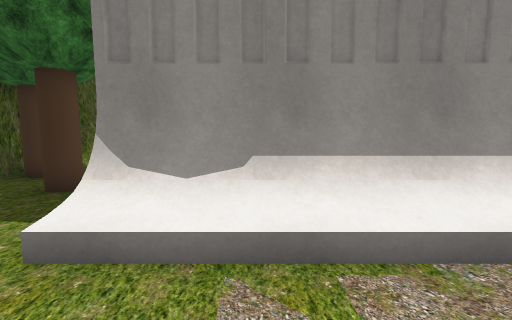
[1] (above)

22 first-person views from a walk through a Unity game level. The camera is 1.2 m above the floor, tilts 6° down and sees 90° across. The floor is counted in squares, 1 m on a side. Each view is taken from the middle of a square. On the plan, view 1 faces up. The plan holds only what a view shows up to about 12 squares ahead; the rest is blank. The place goes on beyond the plan. Some trees and plants on the terrain are drawn as simple stand-ins. The player is left out. Some animated figures are not drawn. Some surface patterns are stand-ins.

[2]
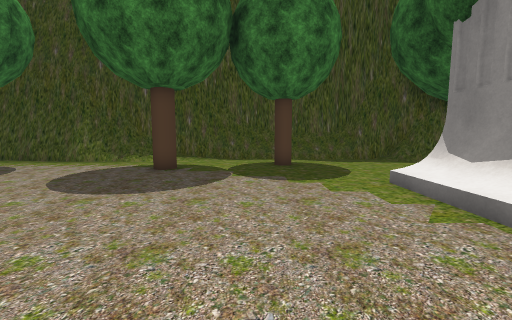

[3]
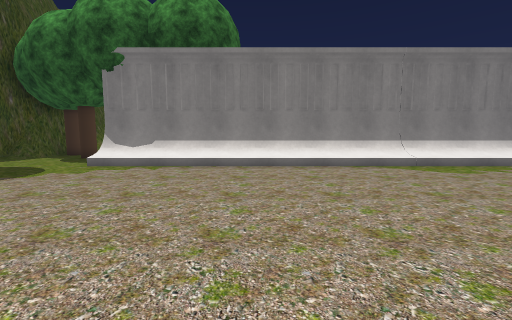

[4]
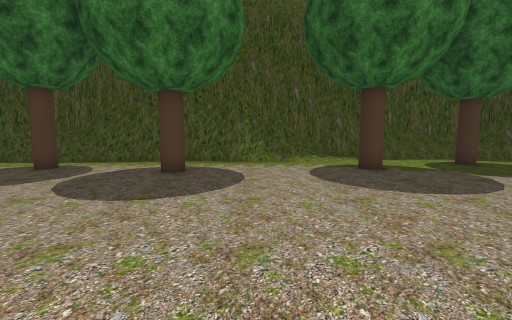

[5]
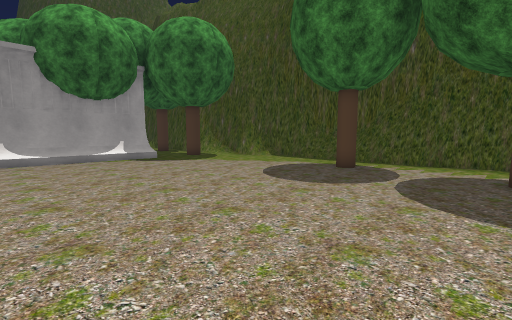

[6]
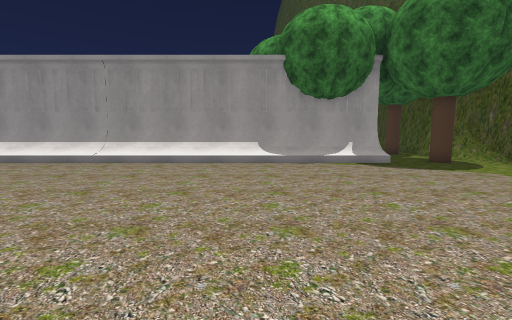

[7]
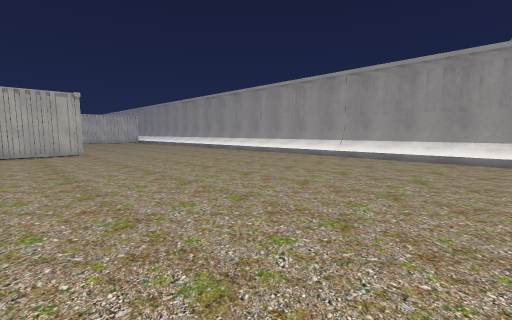

[8]
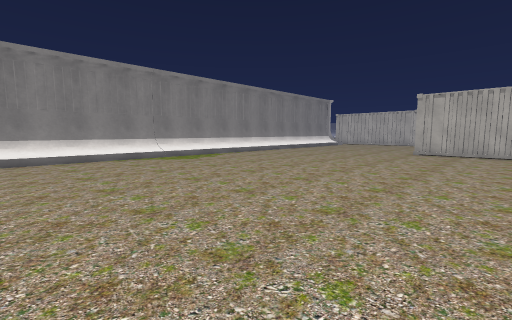

[9]
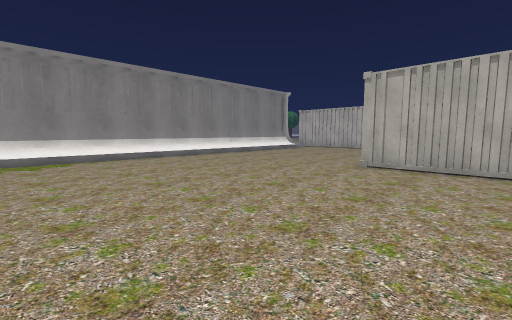

[10]
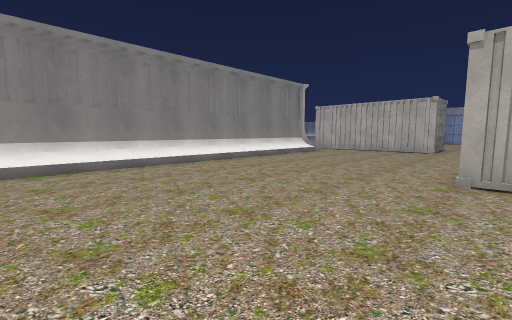

[11]
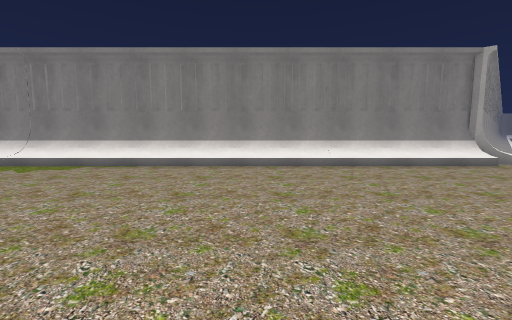

[12]
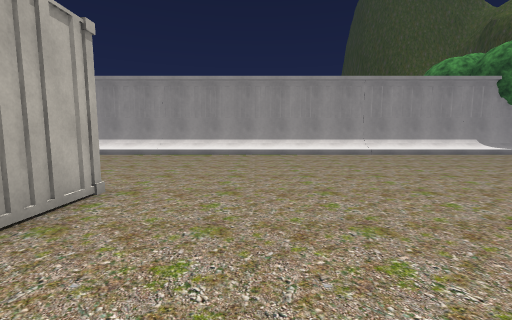

[13]
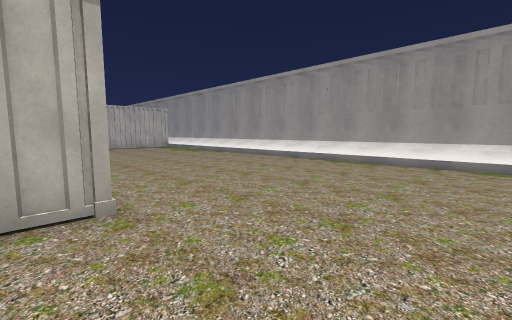

[14]
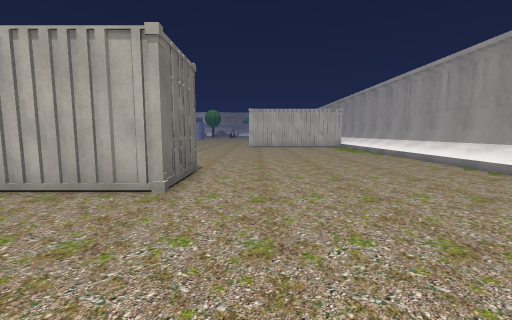

[15]
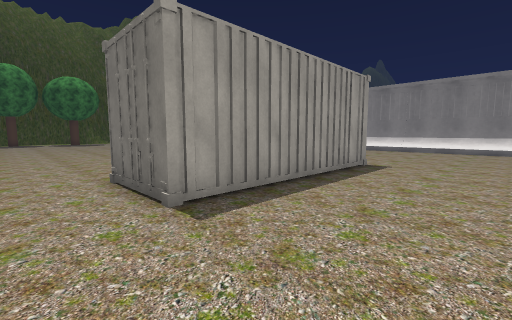

[16]
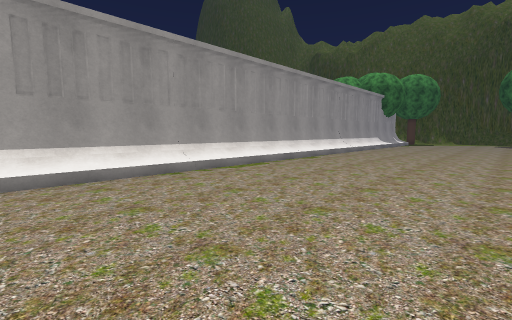

[17]
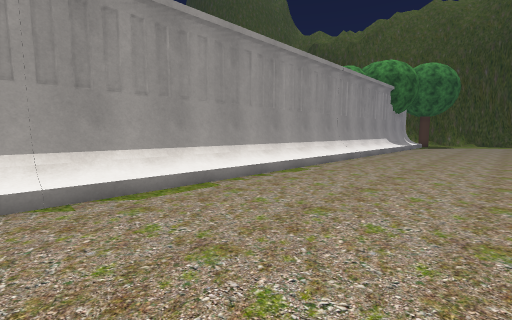

[18]
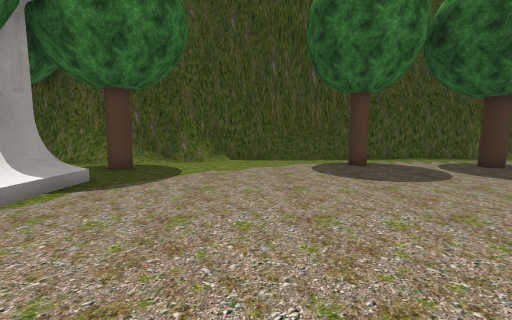

[19]
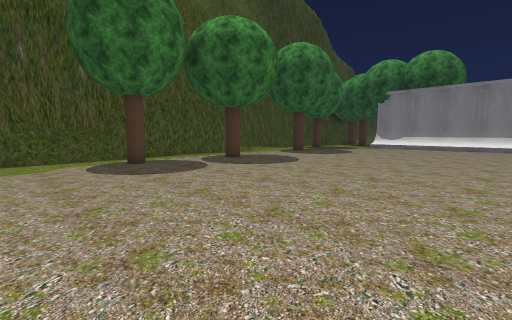

[20]
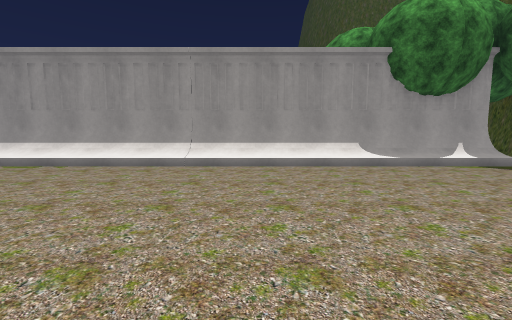

[21]
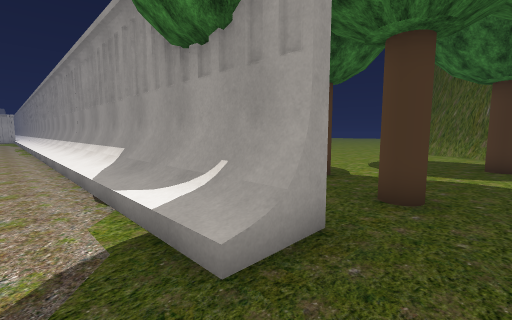

[22]
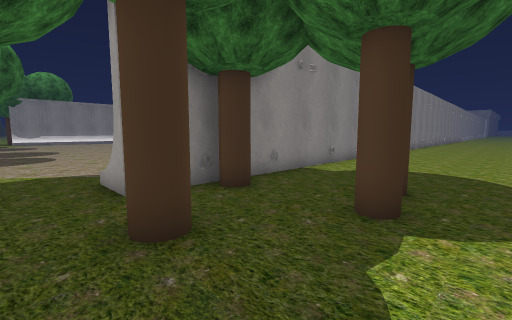

### Floor plan
Key: @ floor where view 1 was taken; # wall or solid block; . floor; / step, stairs or slope; = window, fence, low wall or low ledge; O other object.
Columns run from 8 left of view 1 to 27 right of it. Each row starts with its distance up from view 1.
  8  #
  7 ##O
  6 ##..O O  O
  5 #...O O  O
  4 #.....####O#####O#####O#####O#####O#
  3 #.....OOOOOOOOOOOOOOOOOOOOOOOOOOOOOO
  2 =...................................
  1 =...................................
  0 =.O.....@...........................
 -1 #...................................
 -2 #...................................
 -3 #...................................
 -4 #..OO...............................
 -5 #...................................
 -6 #=...........................  #....
 -7 ##..........................#  #....
 -8 ##..........................#  #....
 -9  #..........................#  #....
-10  #..O.......................#  #....
-11  #..O.......................#  #....
-12  #..........................#  #....
-13  #..........................#  #....
-14 ##..........................##OO....
-15 ##.OO...............................
-16 ##..................................
-17 #=..................................
-18 ##..................................
-19 ##..................................
-20  #..................................
-21  #=.................................
-22  ##.................................
-23   #.O../////////////////////////////
-24   #.OO.OOOOOOOOOOOOOOOOOOOOOOOOOOOOO
-25   #=...##O###########  ####  ####  #
-26   ## ....O......
-27   ## .OO......  ....
-28    #O....OOO.........
-29      ....OO...........
-30      .................

Positions as (right, up) in squares from view 1, and headings:
1: (0, 0), facing up
2: (4, -1), facing left
3: (4, -7), facing up
4: (4, -8), facing left
5: (4, -11), facing down-left
6: (4, -13), facing down
7: (4, -11), facing down-right
8: (4, -10), facing up-right
9: (11, -10), facing up-right
10: (13, -7), facing up-right
11: (19, -7), facing up
12: (17, -9), facing down
13: (16, -13), facing down-right
14: (15, -16), facing right
15: (27, -16), facing up-left
16: (27, -16), facing down-left
17: (23, -18), facing down-left
18: (5, -19), facing left
19: (6, -19), facing up-left
20: (8, -14), facing down
21: (-3, -22), facing down-right
22: (-3, -30), facing up-right
